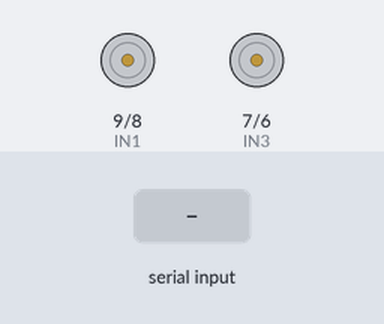
Bench run of a sketch on a simulated Arduino Uno, built with avr-gcc and run on an emulated ATmega328P. Parts: motor-driver pin pairs drawn as motors (green arrow = first pin HIGH = forward, orange = second pin HIGH = backward, longer = more drive, scaled by the enable pin). Inputs (shaded band) come from the test bench.

Above: at 1.2 s.
1.3 s: "1" received over Serial
At 2.4 s:
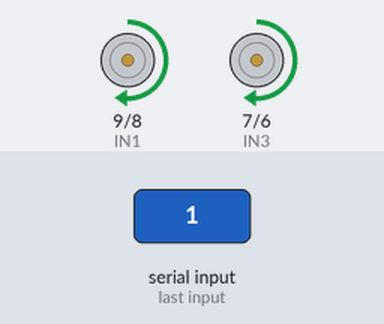
2.8 s: "0" received over Serial
At 3.6 s:
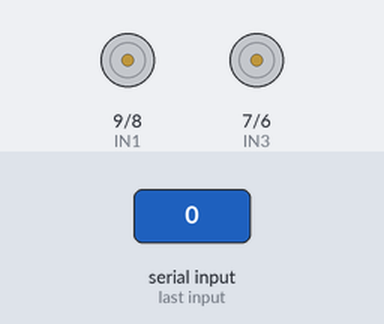
Timing chart, 0 to 5.8 s (numbered marks = the images above; inputs shaded):
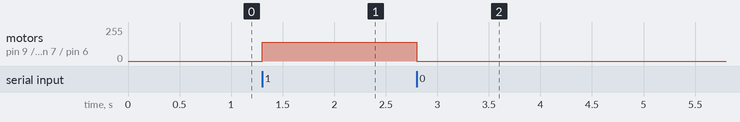

The sketch:

robot.ino
```cpp
#include <SoftwareSerial.h>

// L298N Motor Sürücü Pinleri
#define ENA 10
#define IN1 9
#define IN2 8
#define ENB 5
#define IN3 7
#define IN4 6

char command; // Python'dan gelen komut

void setup() {
    Serial.begin(9600); // Seri haberleşmeyi başlat
    pinMode(ENA, OUTPUT);
    pinMode(IN1, OUTPUT);
    pinMode(IN2, OUTPUT);
    pinMode(ENB, OUTPUT);
    pinMode(IN3, OUTPUT);
    pinMode(IN4, OUTPUT);

    stopMotors(); // Başlangıçta motorları durdur
}

void loop() {
    if (Serial.available() > 0) { // Eğer Python'dan veri geldiyse
        command = Serial.read();  // Veriyi oku

        if (command == '1') { // Şerit tespit edildi
            moveForward();  // Motorları ileri hareket ettir
        }
        else if (command == '0') { // Şerit kayboldu veya dur komutu
            stopMotors();  // Motorları durdur
        }
    }
}

// **Motorları ileri hareket ettir**
void moveForward() {
    analogWrite(ENA, 140); // Motor hızını belirle (0-255 arası)
    digitalWrite(IN1, HIGH);
    digitalWrite(IN2, LOW);

    analogWrite(ENB, 140);
    digitalWrite(IN3, HIGH);
    digitalWrite(IN4, LOW);
}

// **Motorları durdur**
void stopMotors() {
    digitalWrite(IN1, LOW);
    digitalWrite(IN2, LOW);
    digitalWrite(IN3, LOW);
    digitalWrite(IN4, LOW);
}
```

Measured:
- after the input at 1.3 s, motor on pin 9 (IN1) / pin 8 (IN2), motor on pin 7 (IN3) / pin 6 (IN4): stopped → forward 140/255 at once
- after the input at 2.8 s, motor on pin 9 (IN1) / pin 8 (IN2), motor on pin 7 (IN3) / pin 6 (IN4): forward 140/255 → stopped at once
